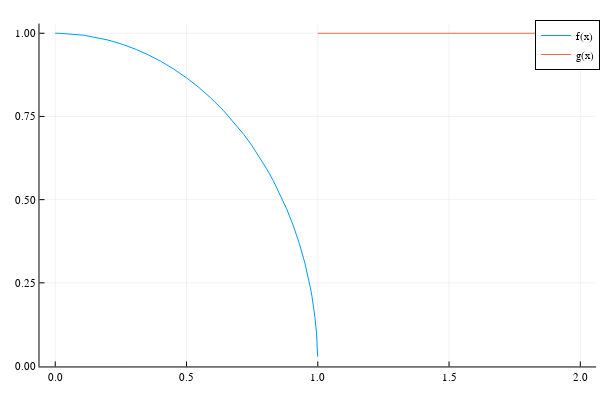

This figure's notebook cell:
### Code cell
using Plots
plotlyjs()
 :circle

 f(x)= sqrt(1 - x^2)
 g(x)= 1

 plot(f, 0, 2, label="f(x)")
 plot!(g, 1, 2, label="g(x)")

### Figure 1 — Plotly figure (JSON) as saved in the notebook; plotly's stock layout.template omitted (floating-point values rounded to 4 significant figures)
{"data": [{"colorbar": {"title": ""}, "legendgroup": "f(x)", "line": {"color": "rgba(0, 154, 250, 1.000)", "dash": "solid", "shape": "linear", "width": 1}, "mode": "lines", "name": "f(x)", "showlegend": true, "type": "scatter", "x": [0, 0.009766, 0.01953, 0.1098, 0.2001, 0.2544, 0.3087, 0.3545, 0.4004, 0.4503, 0.5001, 0.5461, 0.592, 0.6413, 0.6905, 0.7191, 0.7476, 0.7761, 0.8047, 0.83, 0.8554, 0.8808, 0.9061, 0.9283, 0.9506, 0.9617, 0.9728, 0.9784, 0.9839, 0.9895, 0.9951, 0.9958, 0.9966, 0.9973, 0.9981, 0.9989, 0.9996], "xaxis": "x", "y": [1, 1.0, 0.9998, 0.994, 0.9798, 0.9671, 0.9512, 0.935, 0.9163, 0.8929, 0.866, 0.8378, 0.8059, 0.7673, 0.7233, 0.6949, 0.6642, 0.6306, 0.5937, 0.5577, 0.518, 0.4736, 0.423, 0.3717, 0.3105, 0.2741, 0.2315, 0.2068, 0.1785, 0.1445, 0.09923, 0.09131, 0.08263, 0.07292, 0.06169, 0.04788, 0.0279], "yaxis": "y", "zmax": null, "zmin": null}, {"colorbar": {"title": ""}, "legendgroup": "g(x)", "line": {"color": "rgba(227, 111, 71, 1.000)", "dash": "solid", "shape": "linear", "width": 1}, "mode": "lines", "name": "g(x)", "showlegend": true, "type": "scatter", "x": [1, 1.01, 1.1, 1.154, 1.2, 1.25, 1.296, 1.345, 1.402, 1.453, 1.498, 1.546, 1.595, 1.649, 1.7, 1.753, 1.798, 1.853, 1.905, 1.987, 2], "xaxis": "x", "y": [1, 1, 1, 1, 1, 1, 1, 1, 1, 1, 1, 1, 1, 1, 1, 1, 1, 1, 1, 1, 1], "yaxis": "y", "zmax": null, "zmin": null}], "layout": {"annotations": [], "height": 400, "legend": {"bgcolor": "rgba(255, 255, 255, 1.000)", "bordercolor": "rgba(0, 0, 0, 1.000)", "borderwidth": 1, "font": {"color": "rgba(0, 0, 0, 1.000)", "family": "sans-serif", "size": 11}, "title": {"font": {"color": "rgba(0, 0, 0, 1.000)", "family": "sans-serif", "size": 15}, "text": ""}, "tracegroupgap": 0, "traceorder": "normal", "x": 1, "xanchor": "auto", "y": 1, "yanchor": "auto"}, "margin": {"b": 20, "l": 0, "r": 0, "t": 20}, "paper_bgcolor": "rgba(255, 255, 255, 1.000)", "plot_bgcolor": "rgba(255, 255, 255, 1.000)", "showlegend": true, "width": 600, "xaxis": {"anchor": "y", "domain": [0.06582, 0.9934], "gridcolor": "rgba(0, 0, 0, 0.100)", "gridwidth": 0.5, "linecolor": "rgba(0, 0, 0, 1.000)", "mirror": false, "range": [-0.06, 2.06], "showgrid": true, "showline": true, "showticklabels": true, "tickangle": 0, "tickcolor": "rgb(0, 0, 0)", "tickfont": {"color": "rgba(0, 0, 0, 1.000)", "family": "sans-serif", "size": 11}, "tickmode": "array", "ticks": "inside", "ticktext": ["0.0", "0.5", "1.0", "1.5", "2.0"], "tickvals": [0, 0.5, 1, 1.5, 2], "title": "", "titlefont": {"color": "rgba(0, 0, 0, 1.000)", "family": "sans-serif", "size": 15}, "type": "-", "visible": true, "zeroline": false, "zerolinecolor": "rgba(0, 0, 0, 1.000)"}, "yaxis": {"anchor": "x", "domain": [0.03762, 0.9902], "gridcolor": "rgba(0, 0, 0, 0.100)", "gridwidth": 0.5, "linecolor": "rgba(0, 0, 0, 1.000)", "mirror": false, "range": [-0.001266, 1.029], "showgrid": true, "showline": true, "showticklabels": true, "tickangle": 0, "tickcolor": "rgb(0, 0, 0)", "tickfont": {"color": "rgba(0, 0, 0, 1.000)", "family": "sans-serif", "size": 11}, "tickmode": "array", "ticks": "inside", "ticktext": ["0.00", "0.25", "0.50", "0.75", "1.00"], "tickvals": [0, 0.25, 0.5, 0.75, 1], "title": "", "titlefont": {"color": "rgba(0, 0, 0, 1.000)", "family": "sans-serif", "size": 15}, "type": "-", "visible": true, "zeroline": false, "zerolinecolor": "rgba(0, 0, 0, 1.000)"}}}
